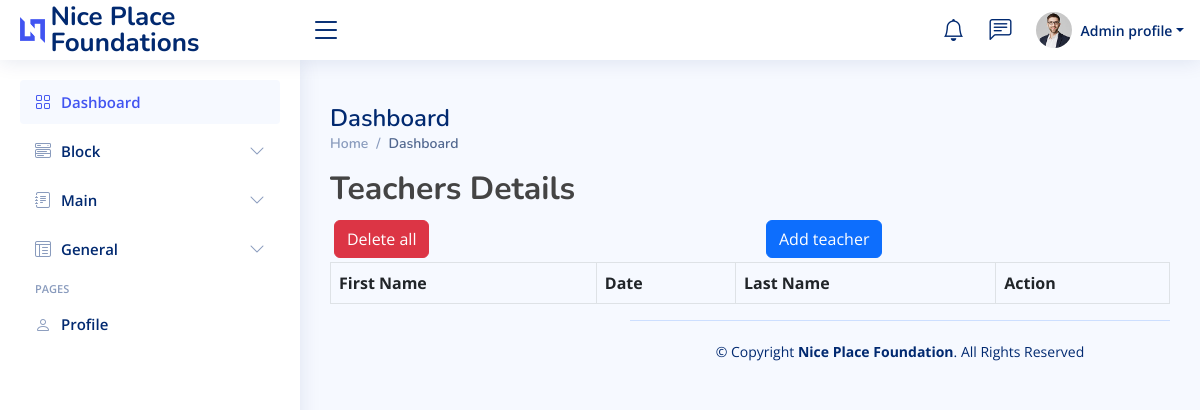
/home/teachers_detail/, run on an earlier commit of the app's database.
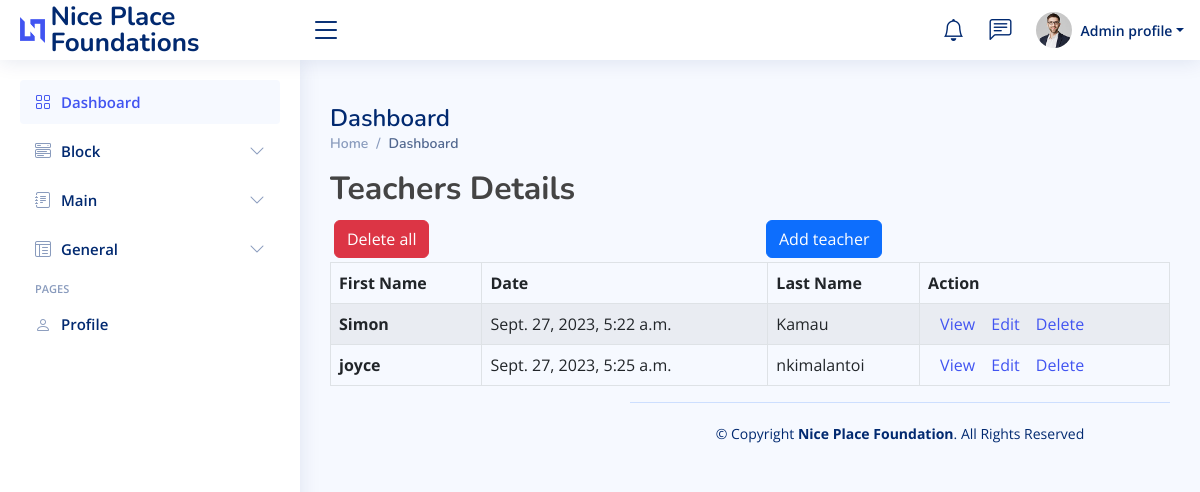
And on a later commit of the database.
### app/models.py (models this page shows, shortened)
class Teacher(models.Model):
    first_name = models.CharField(max_length=200)
    middle_name = models.CharField(max_length=200)
    last_name = models.CharField(max_length=200)
    teaching_units = models.ForeignKey(Subject, on_delete=models.CASCADE, null=True, blank=True)
    start_date = models.DateTimeField(auto_now = True)
    Email = models.EmailField(null=True, blank=True)
    contact = models.IntegerField(null=True, blank=True)

### app/teacher_views.py (the view)
# urls.py: path('teachers_detail/', teacher_views.teachers_detail, name='teachers_detail'),
def teachers_detail(request):
    teachers = Teacher.objects.all()
    context = {
        'teachers' : teachers
    }
    return render(request, 'Dashboard/teachers_detail.html', context)

### app/templates/Dashboard/teachers_detail.html (shortened to what this page needs)
{% extends "Dashboard/base.html" %}
{% load bootstrap5 %}
{% block content %}
<div class="container-xl">
  <div class="table-responsive">
      <div class="table-wrapper">
          <div class="table-title">
              <div class="row">
                  <div class="col-sm-8"><h2><b>Teachers</b> <b>Details</b></h2></div>
              </div>
          </div>
          <div class="row">
            <div class="col m-1">
                <button type="submit" class="btn btn-danger"><a style="color:white;" href="{% url 'teachers_delete' %}">Delete all</a></button>
            </div>
            <div class="col m-1">
               <a href="{% url 'teacher_create' %}"> <button type="submit" class="btn btn-primary">Add teacher</button></a>
            </div>
          </div>
          <table class="table table-striped table-hover table-bordered">
              <thead>
                  <tr>
                      <th scope="col">First Name</th>
                      <th scope="col">Date</th>
                      <th scope="col">Last Name</th>
                      <th scope="col"> Action</th>
                  </tr>
              </thead>
              <tbody>
                {% for teacher in  teachers  %}
                <tr>
                  <th>{{ teacher.first_name}}</th>
                  <td scope="row">{{ teacher.start_date }}</td>
                  <td scope="col">{{ teacher.last_name }}</td>
                  <td>
                    <a href="{% url 'teacher_detail' teacher.pk %}" class="view" title="View" data-toggle="tooltip"><i class="material-icons">&#xE417;</i>View</a>
                    <a href="{% url 'teacher_update' teacher.pk %}" class="edit" title="Edit" data-toggle="tooltip"><i class="material-icons">&#xE254;</i>Edit</a>
                    <a href="{% url 'teacher_delete' teacher.pk %}" class="delete" title="Edit" data-toggle="tooltip"><i class="material-icons">&#xE517;</i>Delete</a>
             </td>
                </tr>
                {% endfor %}
              </tbody>
          </table>
      </div>
  </div>
</div>
{% endblock content %}

What changed in the data, as far as the page shows it:
added Teacher: first_name "Simon", start_date "Sept. 27, 2023, 5:22 a.m.", last_name "Kamau"
added Teacher: first_name "joyce", start_date "Sept. 27, 2023, 5:25 a.m.", last_name "nkimalantoi"
